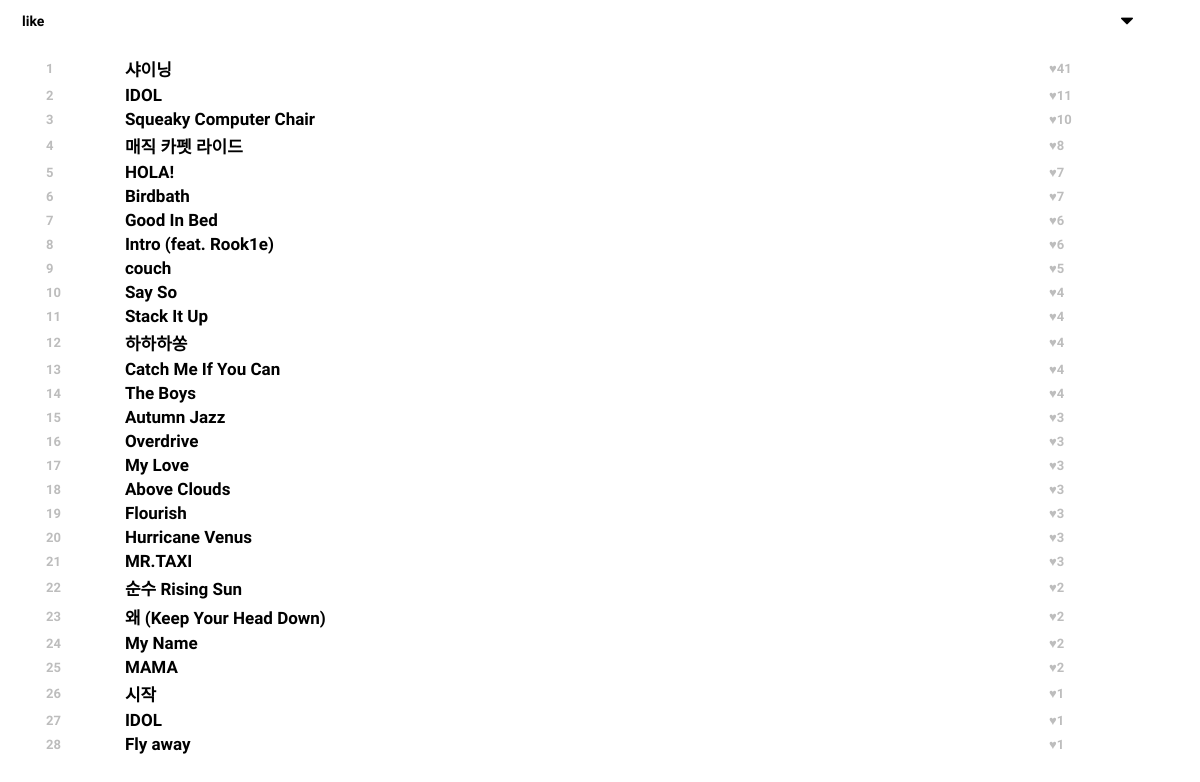
Before: /music/music_rank/f_like/ with the older database file.
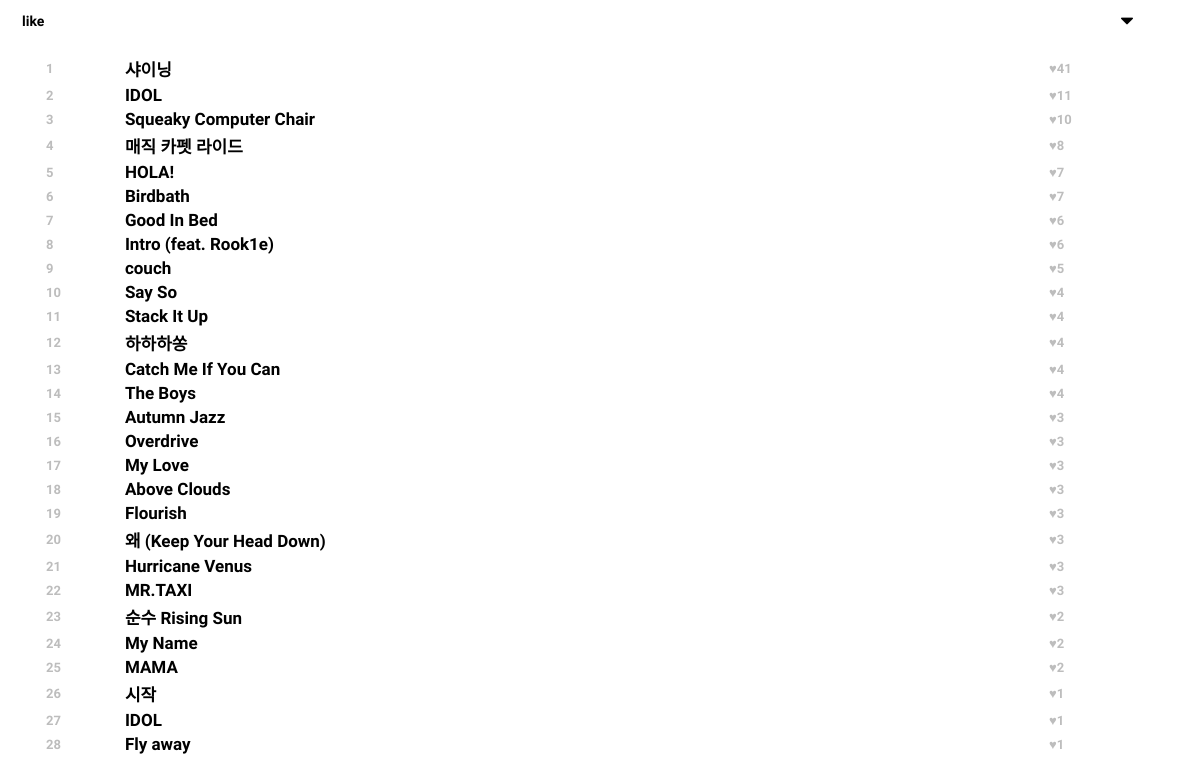
After: the same page with the newer database file.
### music/models.py (models this page shows, shortened)
class Music(models.Model):
    m_like = models.IntegerField(default=0)
    m_title = models.CharField(max_length=100)
    m_videoCd = models.CharField(max_length=100, null=True)
    artist_fk = models.ForeignKey(Artist, on_delete=models.CASCADE)

### music/views.py (the view)
# urls.py: path('music_rank/f_like/', views.m_music_rank_like, name='music_rank_like'),
def m_music_rank_like(request):
    info_music = models.Music.objects.all().exclude(m_like=0).order_by('-m_like')
    return render(request, 'music_rank.html', {'info_music': info_music, 'select': 'f_like'})

### music/models.py (called while the page is built)
    def __str__(self):
        return self.a_name

### templates/music_rank.html (shortened to what this page needs)
<!DOCTYPE html>
<html lang="en">
<head>
    <link rel="stylesheet" href="static/css/style.css">
</head>
<body>
<div>
    <select onchange='f_select(this)' name="f_select" class=""
            style="width: 100%; float: top; background: url(static/down.png) no-repeat 95% 50%; border: none; padding-left: 14px;
                    font-family: 'Gowun Dodum', sans-serif; font-weight: bold; font-size:14px; ">
        <optgroup>
            {% if select == 'f_like' %}
            <option value="f_like" selected="selected">like</option>
            {% endif %}
        </optgroup>
    </select>
</div>
<div id="rank_list" style="padding:15px 30px 0px 35px;">
    <div>
        <table class="table">
            <thead>
            <tr>
                <th scope="col"></th>
                <th scope="col"></th>
                <th scope="col"></th>
            </tr>
            </thead>
            <tbody id="">
            {% for music in info_music %}
            <tr>
                <td class="rank" style="color: #BDBDBD; font-size: 8;">{{ forloop.counter }}</td>
                <td style="font-size: 17px; color: black;"><a onclick="window.open('/music/musicvideo/{{ music.m_videoCd }}/{{ music.m_title }}/{{ music.artist_fk }}/', 'video_popup', 'width=720, height=600, left='+popup_x+', top='+popup_y+'')">{{ music.m_title }}</a></td>
                <td style="color:#BDBDBD; font-size: 8;">♥{{ music.m_like }}</td>
            </tr>
            {% endfor %}
            </tbody>
        </table>
    </div>
</div>
</body>
</html>

Changed rows visible on the page:
changed Music "왜 (Keep Your Head Down)": m_like "2" → "3"; moves up the list
